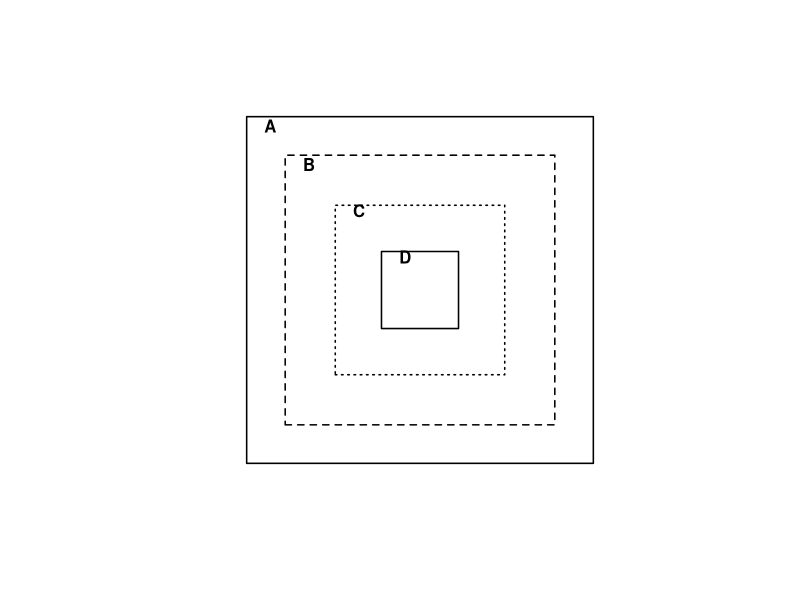

This figure's R source:
setwd("C:/Users/18904/Github/senior-mathematics/codes")
if(!dir.exists("../figures"))dir.create("../figures")
# week2-1: nested Venn rectangles A quadrilateral > B parallelogram > C rectangle > D square
draw1=function(){
  plot(0,0,xlim=c(0,10),ylim=c(0,10),type="n",asp=1,xlab="",ylab="",axes=FALSE)
  rect(0.5,0.5,9.5,9.5,lwd=1.5)
  rect(1.5,1.5,8.5,8.5,lwd=1.5,lty=2)
  rect(2.8,2.8,7.2,7.2,lwd=1.5,lty=3)
  rect(4.0,4.0,6.0,6.0,lwd=1.5)
  text(0.7,9.2,"A",pos=4,font=2)
  text(1.7,8.2,"B",pos=4,font=2)
  text(3.0,7.0,"C",pos=4,font=2)
  text(4.2,5.8,"D",pos=4,font=2)
}
cairo_pdf("../figures/week2-1.pdf",width=4,height=4,family="SimSun")
draw1()
dev.off()
svglite::svglite("../figures/week2-1.svg",width=4,height=4)
draw1()
dev.off()
